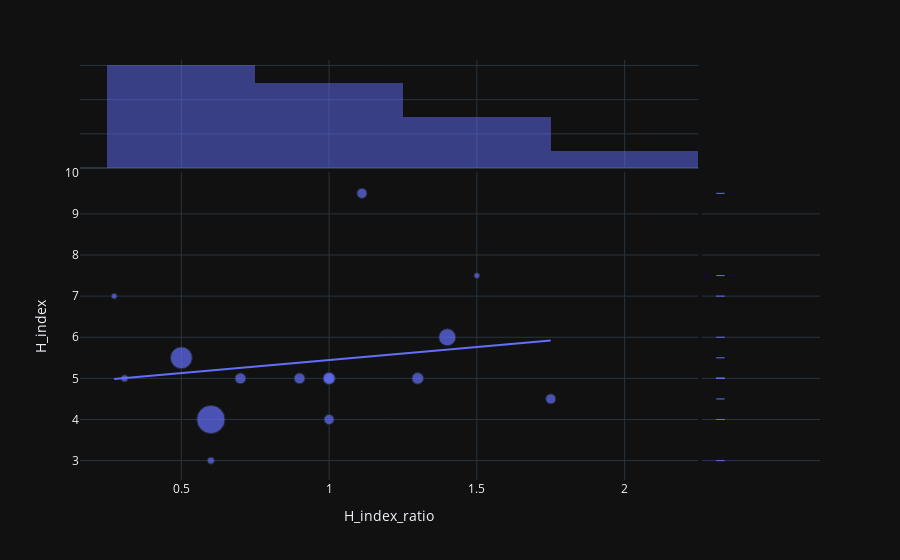

Here is the notebook cell this chart was saved with:
### Code cell
import plotly.express as px

# aggs_wide
fig = px.scatter(aggs_total, x = "H_index_ratio", y="H_index",  
                 size='Auto_cytowania', hover_data=['Auto_cytowania'], 
                 marginal_x="histogram", marginal_y="rug",
                 trendline="ols")
fig.show()

### Figure 1 — Plotly figure (JSON) as saved in the notebook; plotly's stock layout.template omitted (floating-point values rounded to 4 significant figures)
{"data": [{"customdata": [[3], [6], [6], [6], [7], [17], [9], [28], [8], [7], [2], [3], [2], [47], [6]], "hovertemplate": "H_index_ratio=%{x}<br>H_index=%{y}<br>Auto_cytowania=%{customdata[0]}<extra></extra>", "legendgroup": "", "marker": {"color": "#636efa", "size": [3, 6, 6, 6, 7, 17, 9, 28, 8, 7, 2, 3, 2, 47, 6], "sizemode": "area", "sizeref": 0.1175, "symbol": "circle"}, "mode": "markers", "name": "", "orientation": "v", "showlegend": false, "x": [0.3077, 1.111, 1.0, 1.0, 0.9, 1.4, 1.0, 0.5, 1.3, 0.7, 1.5, 0.6, 0.2727, 0.6, 1.75], "xaxis": "x", "y": [5.0, 9.5, 5.0, 4.0, 5.0, 6.0, 5.0, 5.5, 5.0, 5.0, 7.5, 3.0, 7.0, 4.0, 4.5], "yaxis": "y", "type": "scatter"}, {"alignmentgroup": "True", "bingroup": "x", "hovertemplate": "H_index_ratio=%{x}<br>count=%{y}<extra></extra>", "legendgroup": "", "marker": {"color": "#636efa"}, "name": "", "offsetgroup": "", "opacity": 0.5, "showlegend": false, "x": [0.3077, 1.111, 1.0, 1.0, 0.9, 1.4, 1.0, 0.5, 1.3, 0.7, 1.5, 0.6, 0.2727, 0.6, 1.75], "xaxis": "x3", "yaxis": "y3", "type": "histogram"}, {"alignmentgroup": "True", "boxpoints": "all", "customdata": [[3], [6], [6], [6], [7], [17], [9], [28], [8], [7], [2], [3], [2], [47], [6]], "fillcolor": "rgba(255,255,255,0)", "hoveron": "points", "hovertemplate": "H_index=%{y}<br>Auto_cytowania=%{customdata[0]}<extra></extra>", "jitter": 0, "legendgroup": "", "line": {"color": "rgba(255,255,255,0)"}, "marker": {"color": "#636efa", "symbol": "line-ew-open"}, "name": "", "offsetgroup": "", "showlegend": false, "xaxis": "x2", "y": [5.0, 9.5, 5.0, 4.0, 5.0, 6.0, 5.0, 5.5, 5.0, 5.0, 7.5, 3.0, 7.0, 4.0, 4.5], "yaxis": "y2", "type": "box"}, {"hovertemplate": "<b>OLS trendline</b><br>H_index = 0.632415 * H_index_ratio + 4.81221<br>R<sup>2</sup>=0.030090<br><br>H_index_ratio=%{x}<br>H_index=%{y} <b>(trend)</b><extra></extra>", "legendgroup": "", "marker": {"color": "#636efa", "symbol": "circle"}, "mode": "lines", "name": "", "showlegend": false, "x": [0.2727, 0.3077, 0.5, 0.6, 0.6, 0.7, 0.9, 1.0, 1.0, 1.0, 1.111, 1.3, 1.4, 1.5, 1.75], "xaxis": "x", "y": [4.985, 5.007, 5.128, 5.192, 5.192, 5.255, 5.381, 5.445, 5.445, 5.445, 5.515, 5.634, 5.698, 5.761, 5.919], "yaxis": "y", "type": "scatter"}], "layout": {"xaxis": {"anchor": "y", "domain": [0.0, 0.8358], "title": {"text": "H_index_ratio"}}, "yaxis": {"anchor": "x", "domain": [0.0, 0.7326], "title": {"text": "H_index"}}, "xaxis2": {"anchor": "y2", "domain": [0.8408, 1.0], "matches": "x2", "showticklabels": false, "showline": false, "ticks": "", "showgrid": false}, "yaxis2": {"anchor": "x2", "domain": [0.0, 0.7326], "matches": "y", "showticklabels": false, "showgrid": true}, "xaxis3": {"anchor": "y3", "domain": [0.0, 0.8358], "matches": "x", "showticklabels": false, "showgrid": true}, "yaxis3": {"anchor": "x3", "domain": [0.7426, 1.0], "matches": "y3", "showticklabels": false, "showline": false, "ticks": "", "showgrid": true}, "xaxis4": {"anchor": "y4", "domain": [0.8408, 1.0], "matches": "x2", "showticklabels": false, "showgrid": false, "showline": false, "ticks": ""}, "yaxis4": {"anchor": "x4", "domain": [0.7426, 1.0], "matches": "y3", "showticklabels": false, "showline": false, "ticks": "", "showgrid": true}, "legend": {"tracegroupgap": 0, "itemsizing": "constant"}, "margin": {"t": 60}, "barmode": "overlay"}}
